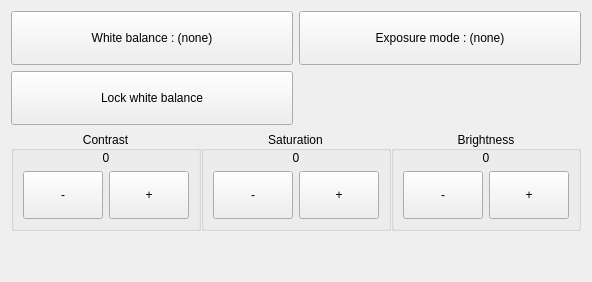
     <widget class="QWidget" name="tab">
      <attribute name="title">
       <string>Image</string>
      </attribute>
      <layout class="QGridLayout" name="gridLayout">
       <item row="3" column="0">
        <spacer name="verticalSpacer">
         <property name="orientation">
          <enum>Qt::Vertical</enum>
         </property>
         <property name="sizeHint" stdset="0">
          <size>
           <width>20</width>
           <height>40</height>
          </size>
         </property>
        </spacer>
       </item>
       <item row="1" column="0">
        <widget class="QPushButton" name="lock_white_balance">
         <property name="minimumSize">
          <size>
           <width>0</width>
           <height>54</height>
          </size>
         </property>
         <property name="text">
          <string>Lock white balance</string>
         </property>
        </widget>
       </item>
       <item row="0" column="0">
        <widget class="QPushButton" name="white_balance">
         <property name="minimumSize">
          <size>
           <width>0</width>
           <height>54</height>
          </size>
         </property>
         <property name="text">
          <string>White balance : (none)</string>
         </property>
        </widget>
       </item>
       <item row="0" column="1">
        <widget class="QPushButton" name="exposure_mode">
         <property name="minimumSize">
          <size>
           <width>0</width>
           <height>54</height>
          </size>
         </property>
         <property name="text">
          <string>Exposure mode : (none)</string>
         </property>
        </widget>
       </item>
       <item row="2" column="0" colspan="2">
        <layout class="QHBoxLayout" name="horizontalLayout">
         <property name="spacing">
          <number>0</number>
         </property>
         <item>
          <widget class="QGroupBox" name="groupBox_18">
           <property name="sizePolicy">
            <sizepolicy hsizetype="Preferred" vsizetype="Fixed">
             <horstretch>0</horstretch>
             <verstretch>0</verstretch>
            </sizepolicy>
           </property>
           <property name="maximumSize">
            <size>
             <width>16777215</width>
             <height>16777215</height>
            </size>
           </property>
           <property name="title">
            <string>Contrast</string>
           </property>
           <property name="alignment">
            <set>Qt::AlignCenter</set>
           </property>
           <layout class="QGridLayout" name="gridLayout_23">
            <property name="topMargin">
             <number>0</number>
            </property>
            <item row="2" column="0">
             <widget class="QPushButton" name="contrast_dec">
              <property name="sizePolicy">
               <sizepolicy hsizetype="Fixed" vsizetype="Maximum">
                <horstretch>0</horstretch>
                <verstretch>0</verstretch>
               </sizepolicy>
              </property>
              <property name="minimumSize">
               <size>
                <width>0</width>
                <height>48</height>
               </size>
              </property>
              <property name="text">
               <string>-</string>
              </property>
             </widget>
            </item>
            <item row="2" column="1">
             <widget class="QPushButton" name="contrast_inc">
              <property name="sizePolicy">
               <sizepolicy hsizetype="Fixed" vsizetype="Maximum">
                <horstretch>0</horstretch>
                <verstretch>0</verstretch>
               </sizepolicy>
              </property>
              <property name="minimumSize">
               <size>
                <width>0</width>
                <height>48</height>
               </size>
              </property>
              <property name="text">
               <string>+</string>
              </property>
             </widget>
            </item>
            <item row="1" column="0" colspan="2">
             <widget class="QLabel" name="contrast">
              <property name="text">
               <string>0</string>
              </property>
              <property name="alignment">
               <set>Qt::AlignCenter</set>
              </property>
             </widget>
            </item>
           </layout>
          </widget>
         </item>
         <item>
          <widget class="QGroupBox" name="groupBox_19">
           <property name="maximumSize">
            <size>
             <width>16777215</width>
             <height>16777215</height>
            </size>
           </property>
           <property name="title">
            <string>Saturation</string>
           </property>
           <property name="alignment">
            <set>Qt::AlignCenter</set>
           </property>
           <layout class="QGridLayout" name="gridLayout_2">
            <property name="topMargin">
             <number>0</number>
            </property>
            <item row="0" column="0" colspan="2">
             <widget class="QLabel" name="saturation">
              <property name="text">
               <string>0</string>
              </property>
              <property name="alignment">
               <set>Qt::AlignCenter</set>
              </property>
             </widget>
            </item>
            <item row="1" column="0">
             <widget class="QPushButton" name="saturation_dec">
              <property name="sizePolicy">
               <sizepolicy hsizetype="Fixed" vsizetype="Maximum">
                <horstretch>0</horstretch>
                <verstretch>0</verstretch>
               </sizepolicy>
              </property>
              <property name="minimumSize">
               <size>
                <width>0</width>
                <height>48</height>
               </size>
              </property>
              <property name="text">
               <string>-</string>
              </property>
             </widget>
            </item>
            <item row="1" column="1">
             <widget class="QPushButton" name="saturation_inc">
              <property name="sizePolicy">
               <sizepolicy hsizetype="Fixed" vsizetype="Maximum">
                <horstretch>0</horstretch>
                <verstretch>0</verstretch>
               </sizepolicy>
              </property>
              <property name="minimumSize">
               <size>
                <width>0</width>
                <height>48</height>
               </size>
              </property>
              <property name="text">
               <string>+</string>
              </property>
             </widget>
            </item>
           </layout>
          </widget>
         </item>
         <item>
          <widget class="QGroupBox" name="groupBox_17">
           <property name="maximumSize">
            <size>
             <width>16777215</width>
             <height>16777215</height>
            </size>
           </property>
           <property name="title">
            <string>Brightness</string>
           </property>
           <property name="alignment">
            <set>Qt::AlignCenter</set>
           </property>
           <layout class="QGridLayout" name="gridLayout_3">
            <property name="topMargin">
             <number>0</number>
            </property>
            <item row="0" column="0" colspan="2">
             <widget class="QLabel" name="brightness">
              <property name="text">
               <string>0</string>
              </property>
              <property name="alignment">
               <set>Qt::AlignCenter</set>
              </property>
             </widget>
            </item>
            <item row="1" column="0">
             <widget class="QPushButton" name="brightness_dec">
              <property name="sizePolicy">
               <sizepolicy hsizetype="Fixed" vsizetype="Maximum">
                <horstretch>0</horstretch>
                <verstretch>0</verstretch>
               </sizepolicy>
              </property>
              <property name="minimumSize">
               <size>
                <width>0</width>
                <height>48</height>
               </size>
              </property>
              <property name="text">
               <string>-</string>
              </property>
             </widget>
            </item>
            <item row="1" column="1">
             <widget class="QPushButton" name="brightness_inc">
              <property name="sizePolicy">
               <sizepolicy hsizetype="Fixed" vsizetype="Maximum">
                <horstretch>0</horstretch>
                <verstretch>0</verstretch>
               </sizepolicy>
              </property>
              <property name="minimumSize">
               <size>
                <width>0</width>
                <height>48</height>
               </size>
              </property>
              <property name="text">
               <string>+</string>
              </property>
             </widget>
            </item>
           </layout>
          </widget>
         </item>
        </layout>
       </item>
      </layout>
     </widget>
